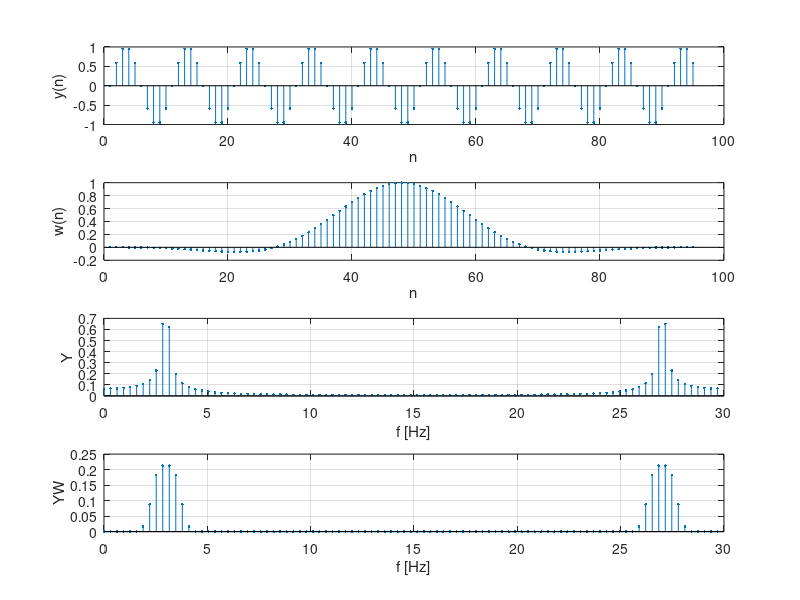

Reproduce this figure in MATLAB.
% B. Zastosowanie okien (dla N z max przecieku)
pkg load signal
clear; clc;
fs=30; fx=3;  
N=95;                           % wycięcie z max przeciekiem
t=0:1/fs:(N-1)/fs;
y=sin(2*pi*t*fx);
f=fs*(0:length(y)-1)/length(y);
Y=fft(y);

w=(window(@flattopwin,N))';
yw=y.*w;
YW=fft(yw);

subplot(4,1,1); stem(y,'.');xlabel('n');ylabel('y(n)');grid;
subplot(4,1,2); stem(w,'.');xlabel('n');ylabel('w(n)');grid;
subplot(4,1,3); stem(f,(2/N)*abs(Y),'.');xlabel('f [Hz]');ylabel('Y');grid;
subplot(4,1,4); stem(f,(2/N)*abs(YW),'.');xlabel('f [Hz]');ylabel('YW');grid;

% B1. Zrealizować synulację dla 3 okien
% B2. Określić częstotliwość dwóch największych prążków w widmie YW
% B3. Porównać widma Y i YW

%_____________________________________________________________________ 
%subplot(4,1,3); stem(f,(2/N)*abs(Y),'.');hold on; stem(f0,(2/N0)*abs(Y0),'r','.');hold off;
%subplot(4,1,4); stem(f,(2/N)*abs(YW),'.');hold on; stem(f0,(2/N0)*abs(Y0),'r','.');hold off;